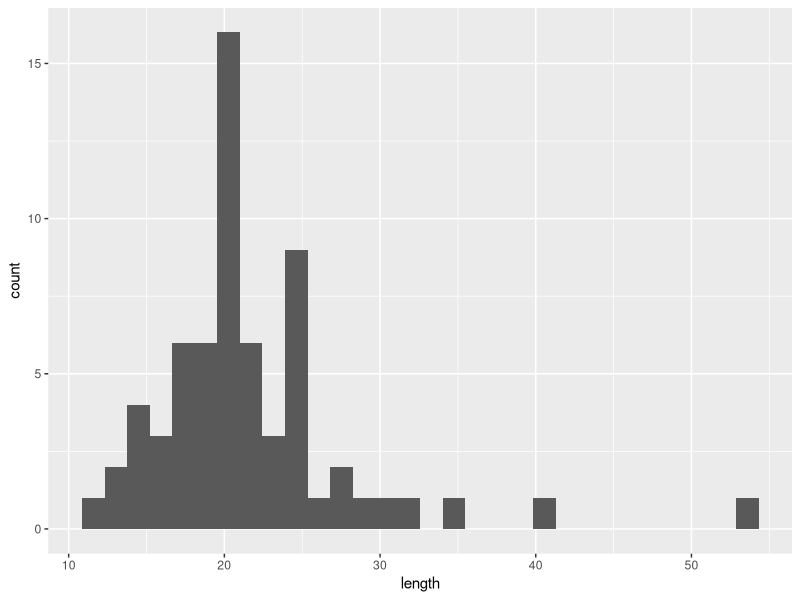
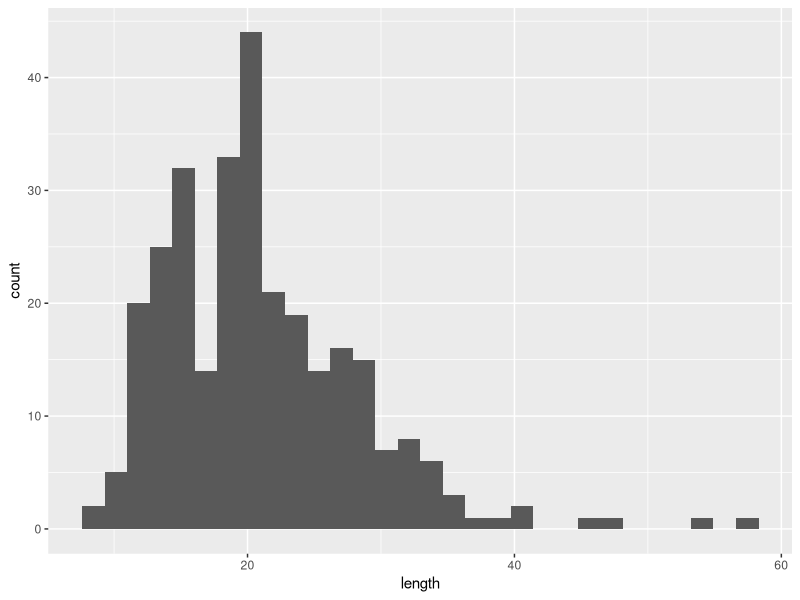

The R source for these figures, in order:
## ---- chunk 1
library(readr)
library(ggplot2)
library (tidyverse)

data <- read_csv('./analysis/data/raw_data/bd.csv')

chisq.test(data$typology, data$material )

table(data$typology, data$material)
data_combined<- as.data.frame(table(data$material, data$material))
data_combined<- data_combined %>% 
  pivot_wider(names_from = Var2, values_from = Freq) %>% 
  mutate(Q=Q1+ Q2+ Q3+Q4) %>% 
  select(Var1, BJ, GJ, RJ, Q)




data %>% 
  filter(typology %in% c('blade', 'f_blade')) %>% 
  ggplot(aes(x=length)) + geom_histogram()

tab_count<- data %>% 
  group_by(typology) %>% 
  summarise(counts=n()) %>% 
  mutate('%'= counts/sum(counts)*100, digits=2)

print(tab_count)


ggplot(data, aes(x=length)) + geom_histogram()


